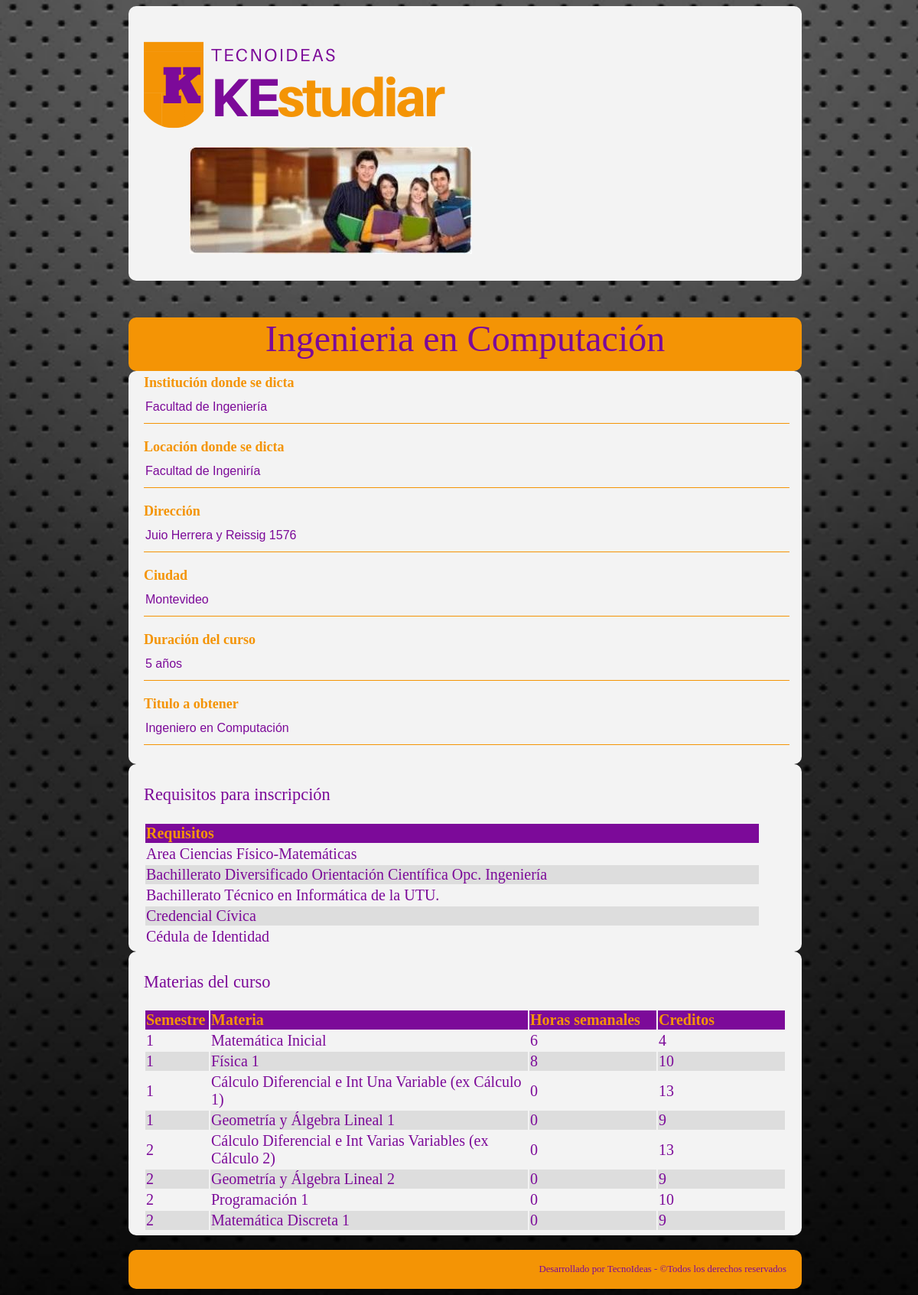
Screenshot of /verCurso/1/Ingenieria en Computación/ with the database file from the repository.
### core/models.py (models this page shows, shortened)
class Curso(models.Model):
    institucion = models.ForeignKey(Institucion, on_delete = models.CASCADE)
    nombre = models.CharField(max_length = 100, blank = False, null = False)
    duración = models.CharField(max_length = 20, blank = False, null = False)
    titulo = models.CharField(max_length = 100, blank = False, null = False)
    locacion = models.ForeignKey(Locacion, on_delete = models.CASCADE)
    class Meta:
        verbose_name = 'Curso'
        verbose_name_plural = 'Cursos'
        ordering = ['nombre']

class Institucion(models.Model):
    nombre = models.CharField(max_length = 100, blank = False, null = False)
    tipoInstitucion = models.ForeignKey(TipoInstitucion, on_delete = models.CASCADE)
    direccion = models.CharField(max_length = 100, blank = False, null = False)
    pais = models.ForeignKey(Pais, on_delete = models.CASCADE)
    departamento = models.ForeignKey(Departamento, on_delete = models.CASCADE)
    ciudad = models.ForeignKey(Ciudad, on_delete = models.CASCADE)
    barrio = models.ForeignKey(Barrio, on_delete = models.CASCADE)
    telefono = models.CharField(max_length = 100, blank = True, null = True)
    eMail = models.CharField(max_length = 100, blank = True, null = True)
    web = models.CharField(max_length = 100, blank = True, null = True)
    usuario = models.CharField(max_length = 30, unique=True, blank = False, null = False)
    password = models.CharField(max_length = 30, blank = False, null = False)
    class Meta:
        verbose_name = 'Institución'
        verbose_name_plural = 'Instituciones'
        ordering = ['nombre']

class Locacion(models.Model):
    institucion = models.ForeignKey(Institucion, on_delete = models.CASCADE)
    nombre = models.CharField(max_length = 100, blank = False, null = False)
    direccion = models.CharField(max_length = 100, blank = False, null = False)
    pais = models.ForeignKey(Pais, on_delete = models.CASCADE)
    departamento = models.ForeignKey(Departamento, on_delete = models.CASCADE)
    ciudad = models.ForeignKey(Ciudad, on_delete = models.CASCADE)
    barrio = models.ForeignKey(Barrio, on_delete = models.CASCADE)
    telefono = models.CharField(max_length = 100, blank = True, null = True)
    eMail = models.CharField(max_length = 100, blank = True, null = True)
    class Meta:
        verbose_name = 'Locación'
        verbose_name_plural = 'Locaciones'
        ordering = ['nombre']

class Ciudad(models.Model):
    pais = models.ForeignKey(Pais, on_delete = models.CASCADE)
    departamento = models.ForeignKey(Departamento, on_delete = models.CASCADE)
    nombre = models.CharField(max_length = 30, blank = False, null = False)
    class Meta:
        verbose_name = 'Ciudad'
        verbose_name_plural = 'Ciudades'
        ordering = ['nombre']

class RequisitosCurso(models.Model):
    curso = models.ForeignKey(Curso, on_delete = models.CASCADE)
    requisito = models.ForeignKey(Requisito, on_delete = models.CASCADE)
    class Meta:
        verbose_name = 'Requisito curso'
        verbose_name_plural = 'Requisitos curso'
        ordering = ['requisito']

class Requisito(models.Model):
    nombre = models.CharField(max_length = 100, blank = False, null = False)
    class Meta:
        verbose_name = 'Requisito'
        verbose_name_plural = 'Requisitos'
        ordering = ['nombre']
    def __str__(self):
        return self.nombre

class MateriasCurso(models.Model):
    curso = models.ForeignKey(Curso, on_delete = models.CASCADE)
    materia = models.ForeignKey(Materia, on_delete = models.CASCADE)
    semestre = models.IntegerField(default = 1, blank = False, null = False)
    horas = models.IntegerField(default = 0, blank = False, null = False)
    creditos = models.IntegerField(default = 0, blank = True, null = True)
    descripcion = models.TextField(blank = True, null = True)
    class Meta:
        verbose_name = 'Materia curso'
        verbose_name_plural = 'Materias curso'
        ordering = ['curso']

class Materia(models.Model):
    nombre = models.CharField(max_length = 100, blank = False, null = False)
    class Meta:
        verbose_name = 'Materia'
        verbose_name_plural = 'Materias'
        ordering = ['nombre']
    def __str__(self):
        return self.nombre

### core/views.py (the view)
# urls.py: path('verCurso/<id>/<nombre>/', verCurso, name = 'verCurso'),
def verCurso(request, id, nombre):
    cursos = Curso.objects.get(id=id)
    requisitos = RequisitosCurso.objects.filter(curso=id)
    materias = MateriasCurso.objects.filter(curso=id)
    parametros = {
        'cursos':cursos,
        'id':id,
        'nombre':nombre,
        'requisitos': requisitos,
        'materias': materias
    }
    return render(request, 'core/verCurso.html', parametros)

### core/templates/core/verCurso.html (shortened to what this page needs)
{% extends 'core/base.html' %}
{% load static %}
{% block body %}
<body>
	<header>
		<h1>
			<a href="{% url 'home' %}">
				<img src="{% static 'core/img/logoKE.png' %}" alt="logoKE.jpg">
			</a>
			<a id="imagen">
				<img src="{% static 'core/img/banner.jpg' %}" alt="banner"/>
			</a>
		</h1>
	</header>
	<section id="titulo">
		<p>{{ nombre }}</p>
	</section>
	<section id="formReg">
		<form action="" id="curso" method="POST">
			<label for="Institución">Institución donde se dicta</label>
			<input type="text" name="txtInstitucion" id="txtInstitucion" value = "{{ cursos.institucion.nombre }}" readonly>
      <label for="Locación">Locación donde se dicta</label>
			<input type="text" name="txtLocación" id="txtLocación" value = "{{ cursos.locacion.nombre }}" readonly>
      <label for="Dirección">Dirección</label>
			<input type="text" name="txtDirección" id="txtDirección" value = "{{ cursos.locacion.direccion }}" readonly>
      <label for="Ciudad">Ciudad</label>
			<input type="text" name="txtCiudad" id="txtCiudad" value = "{{ cursos.locacion.ciudad.nombre }}" readonly>
			<label for="Duracion">Duración del curso</label>
			<input type="text" name="txtDuracion" id="txtDuracion" value = "{{ cursos.duración }}" readonly>
      <label for="Titulo">Titulo a obtener</label>
			<input type="text" name="txtTitulo" id="txtTitulo" value = "{{ cursos.titulo }}" readonly>
		</form>
	</section>
	<section id="requisitos">
		<p>
			Requisitos para inscripción
		</p>
		<div id="tabla">
			<table>
				<thead>
					<tr>
						<th width="800px">Requisitos</th>
					</tr>
        </thead>
        {% for r in requisitos %}
  			<tr id="col1">
  				<td>{{r.requisito}}</td>
  			</tr>
  			{% endfor %}
			</table>
		</div>
	</section>
	<section id="materias">
		<p>
			Materias del curso
		</p>
		<div id="tabla">
			<table>
				<thead>
					<tr>
						<th width="10%">Semestre</th>
						<th width="50%">Materia</th>
						<th width="20%">Horas semanales</th>
						<th width="20%">Creditos</th>
					</tr>
				</thead>
        {% for m in materias %}
				<tr id="col1">
					<td>{{m.semestre}}</td>
					<td>{{m.materia}}</td>
					<td>{{m.horas}}</td>
					<td>{{m.creditos}}</td>
				</tr>
				{% endfor %}
			</table>
		</div>
	</section>
	<footer>
		<p>Desarrollado por TecnoIdeas - ©Todos los derechos reservados</p>
	</footer>
</body>
{% endblock body %}

### core/static/core/css/estilos.css (style rules this page uses)
body { background: url(../img/fondo.jpg) fixed no-repeat center center; width: 100%; height: 100%; -webkit- background-size: cover; -moz- background-size: cover; -o- background-size: cover; background-size: cover; vertical-align: top; font-family: Calibri }
header { background: #f3f3f3; border-radius: 10px; padding: 5px 20px; width: 70%; height: 100%; margin: 0 auto; }
header h1, nav { display: inline-block; vertical-align: middle; }
a { text-decoration: none; }
header #imagen { padding: 60px; }
#titulo { background: #f49405; border-radius: 10px; padding: 0px 20px; width: 70%; height: 70px; margin: 0 auto; text-align: center; font-size: 48px; color: #7c0a99; }
#presentacion, #cursos, #locaciones, #requisitos, #materias { background: #f3f3f3; border-radius: 10px; padding: 5px 20px; width: 70%; height: 100%; margin: 0 auto; font-family: "Calibri"; font-size: 1.4em; color: #7c0a99; text-align: justify; }
footer { background: #f49405; border-radius: 10px; padding: 5px 20px; width: 70%; height: 100%; margin: 0 auto; font-family: "Calibri"; font-size: 0.8em; color: #7c0a99; text-align: right; }
#formReg { background: #f3f3f3; border-radius: 10px; padding: 5px 20px; width: 70%; height: 100%; margin: 0 auto; }
#formReg label { color: #f49405; margin: 0; padding: 0; font-weight: bold; font-size: 18px; display: block; }
#formReg input { width: 100%; margin-bottom: 20px; }
#formReg input[type="text"], #formReg input[type="password"], #formReg input[type="email"] { border: none; border-bottom: 1px solid #f49405; background: transparent; outline: none; height: 40px; color: #7c0a99; font-size: 16px }
#cursos, #requisitos, #materias { background: #f3f3f3; border-radius: 10px; padding: 5px 20px; width: 70%; height: 100%; margin: 0 auto; align-content: center; border-collapse: collapse; text-align: left; }
#tabla { font-family: Calibri; font-size: 20px; background-color: #f3f3f3; color: #7c0a99; }
th, td { padding: 10; border-bottom; solid 5px #f3f3f3; }
thead { background-color: #7c0a99; color: #f49405; }
tr:nth-child(even) { background-color: #ddd; }

### rows the page displays
Curso: nombre "Ingenieria en Computación", txtInstitucion "Facultad de Ingeniería", txtLocación "Facultad de Ingeniría", txtDirección "Juio Herrera y Reissig 1576", txtCiudad "Montevideo", txtDuracion "5 años", txtTitulo "Ingeniero en Computación"
RequisitosCurso: requisito "Area Ciencias Físico-Matemáticas"
RequisitosCurso: requisito "Bachillerato Diversificado Orientación Científica Opc. Ingeniería"
RequisitosCurso: requisito "Bachillerato Técnico en Informática de la UTU."
RequisitosCurso: requisito "Credencial Cívica"
RequisitosCurso: requisito "Cédula de Identidad"
MateriasCurso: semestre "1", materia "Matemática Inicial", horas "6", creditos "4"
MateriasCurso: semestre "1", materia "Física 1", horas "8", creditos "10"
MateriasCurso: semestre "1", materia "Cálculo Diferencial e Int Una Variable (ex Cálculo 1)", horas "0", creditos "13"
MateriasCurso: semestre "1", materia "Geometría y Álgebra Lineal 1", horas "0", creditos "9"
MateriasCurso: semestre "2", materia "Cálculo Diferencial e Int Varias Variables (ex Cálculo 2)", horas "0", creditos "13"
MateriasCurso: semestre "2", materia "Geometría y Álgebra Lineal 2", horas "0", creditos "9"
MateriasCurso: semestre "2", materia "Programación 1", horas "0", creditos "10"
MateriasCurso: semestre "2", materia "Matemática Discreta 1", horas "0", creditos "9"
